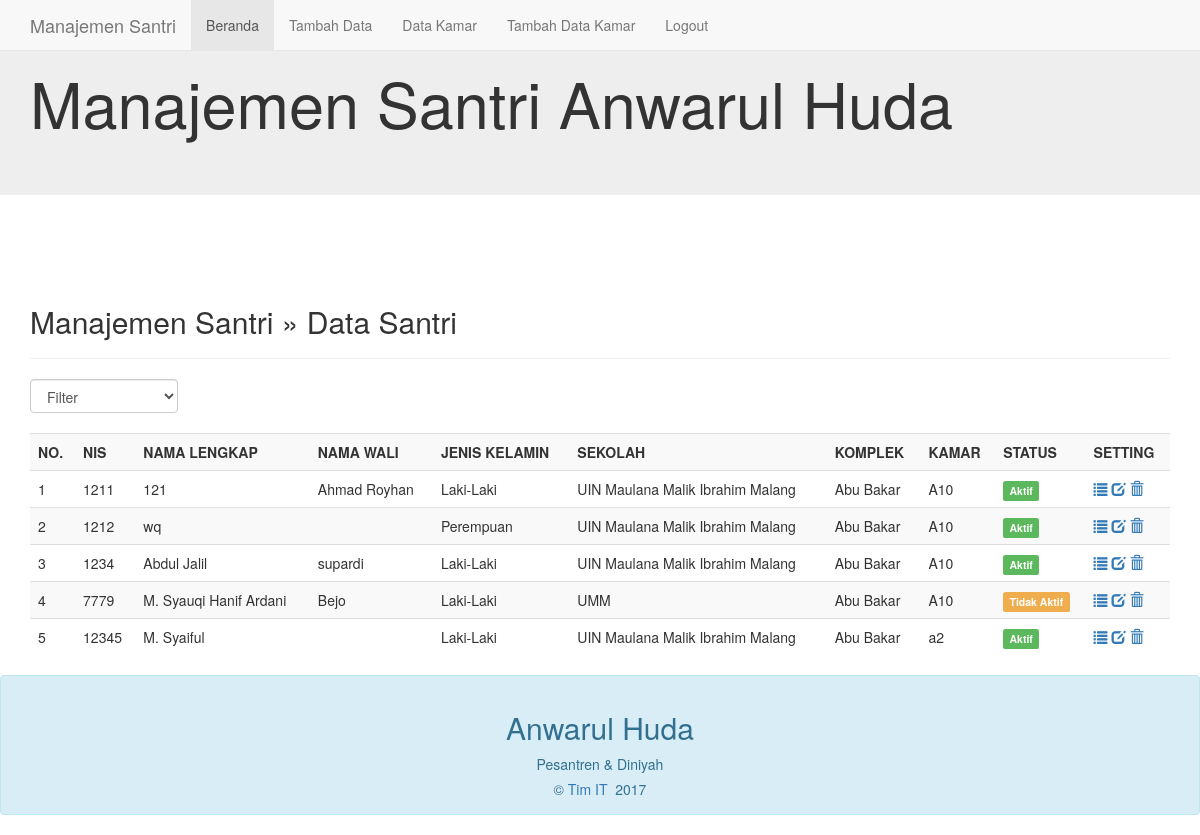
Page /index.php (signed in) on the earlier database version.
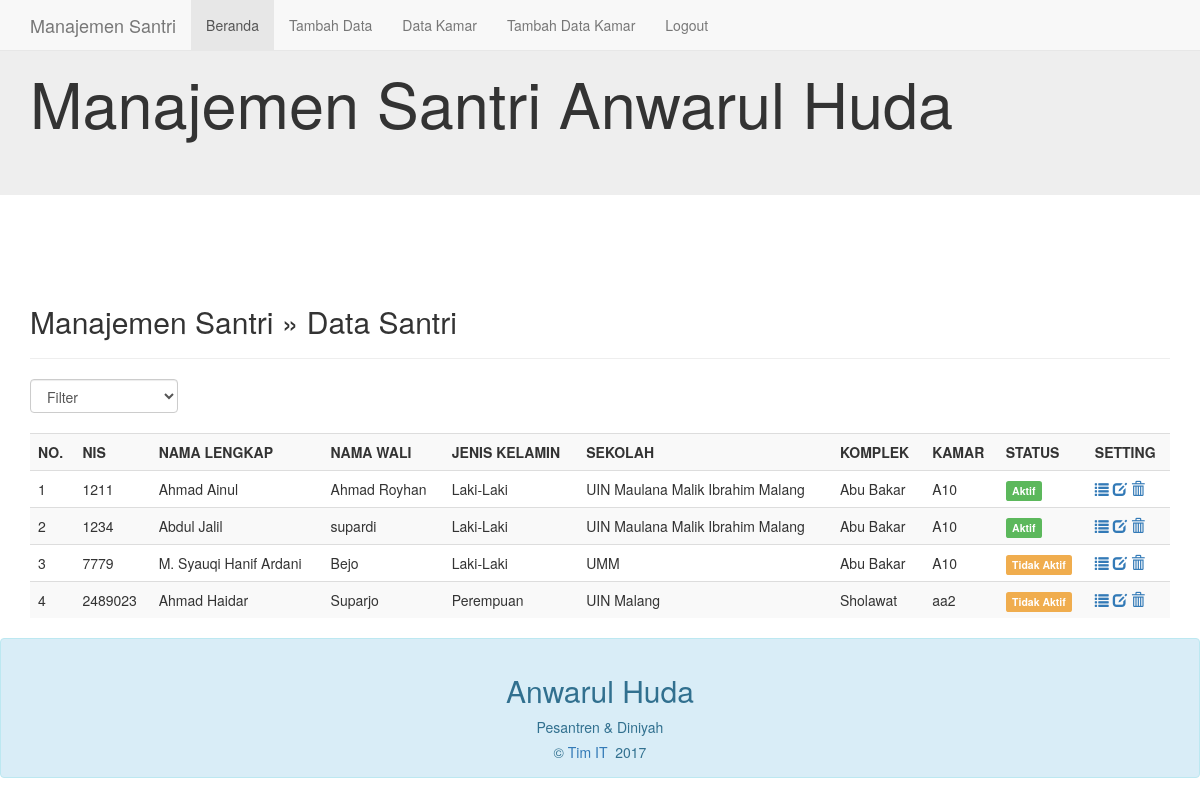
Same page on the later database version.
### tables this page shows
CREATE TABLE `santri` (
  `nis` int(11) NOT NULL,
  `nama` varchar(25) NOT NULL,
  `tempat_lahir` varchar(50) NOT NULL,
  `tanggal_lahir` date NOT NULL,
  `nama_wali` varchar(100) DEFAULT NULL,
  `telp` varchar(15) NOT NULL,
  `jenis_kelamin` varchar(20) NOT NULL,
  `sekolah` varchar(50) NOT NULL,
  `nama_komplek` varchar(100) NOT NULL,
  `kamar` varchar(3) NOT NULL,
  `provinsi` int(100) NOT NULL,
  `kota_atau_kabupaten` int(100) NOT NULL,
  `kecamatan` int(100) NOT NULL,
  `alamat` varchar(100) NOT NULL,
  `status` int(1) NOT NULL,
  `id_kec` int(11) NOT NULL
);

### index.php (the view, shortened to what this page needs)
<?php
include("koneksi.php");
?>
<!DOCTYPE html>
<html lang="en">
<head>
	<link href="css/bootstrap.min.css" rel="stylesheet">
</head>
<body>
	<header>
		<div class="jumbotron" >
			<div class="container" >
				<h1> Manajemen Santri Anwarul Huda</h1>
			</div>
		</div>
	</header>
	<nav class="navbar navbar-default navbar-fixed-top">
		<div class="container">
			<div class="navbar-header">
				<a class="navbar-brand hidden-xs hidden-sm" href="#">Manajemen Santri</a>
			</div>
			<div id="navbar" class="navbar-collapse collapse">
				<ul class="nav navbar-nav">
					<li class="active"><a href="index.php">Beranda</a></li>
					<li><a href="add.php">Tambah Data</a></li>
					<li><a href="datakamar.php">Data Kamar</a></li>
					<li><a href="add_kamar.php">Tambah Data Kamar</a></li>
					<li> <a href="logout.php" onclick="return confirm(\'Yakin Ingin Menghapus?\')">Logout</a></li>
				</ul>
			</div>
		</div>
	</nav>
	<div class="container">
		<div class="content">
			<h2>Manajemen Santri &raquo; Data Santri</h2>
			<hr />
			<form class="form-inline" method="get">
				<div class="form-group">
					<select name="urut" class="form-control" onchange="form.submit()">
						<option value="0">Filter</option>
						<?php $urut = (isset($_GET['urut']) ? strtolower($_GET['urut']) : NULL);  ?>
					</select>
				</div>
			</form>
			<br />
			<div class="table-responsive">
			<table class="table table-striped table-hover">
				<tr>
					<th>NO.</th>
					<th>NIS</th>
					<th>NAMA LENGKAP</th>
					<th>NAMA WALI</th>
					<th>JENIS KELAMIN</th>
					<th>SEKOLAH</th>
					<th>KOMPLEK</th>
					<th>KAMAR</th>
					<th>STATUS</th>
					<th>SETTING</th>
				</tr>
				<?php
				if($urut){
					$sql = mysqli_query($koneksi, "SELECT * FROM santri WHERE status='$urut' ORDER BY nis ASC");
				}else{
					$sql = mysqli_query($koneksi, "SELECT * FROM santri ORDER BY nis ASC");
				}
				if(mysqli_num_rows($sql) == 0){
					echo '<tr><td colspan="8">Tidak ada data.</td></tr>';
				}else{
					$no = 1;
					while($row = mysqli_fetch_assoc($sql)){
						echo '
						<tr>
							<td>'.$no.'</td>
							<td>'.$row['nis'].'</td>
							<td>'.$row['nama'].'</td>
							<td>'.$row['nama_wali'].'</td>
							<td>'.$row['jenis_kelamin'].'</td>
							<td>'.$row['sekolah'].'</td>
							<td>'.$row['nama_komplek'].'</td>
							<td>'.$row['kamar'].'</td>
							<td>';
							if($row['status'] == 1){
								echo '<span class="label label-success">Aktif</span>';
							}else{
								echo '<span class="label label-warning">Tidak Aktif</span>';
							}
						echo '
							</td>
							<td>
								<a href="profile.php?nis='.$row['nis'].'" title="Lihat Detail"><span class="glyphicon glyphicon-list" aria-hidden="true"></span></a>
								<a href="edit.php?nis='.$row['nis'].'" title="Rubah Data"><span class="glyphicon glyphicon-edit" aria-hidden="true"></span></a>
								<a href="index.php?aksi=delete&nis='.$row['nis'].'" title="Hapus Data" onclick="return confirm(\'Yakin Ingin Menghapus?\')"><span class="glyphicon glyphicon-trash" aria-hidden="true"></span></a>
							</td>
						</tr>
						';
						$no++;
					}
				}
				?>
			</table>
			</div>
		</div>
	</div>
	<div class="row-fluid">
			<div class="span12">
			  <div class="row-fluid">
				<div class="alert alert-info">
				  <h2 align="center">Anwarul Huda</h2>
				  <p class="text-info" align="center">Pesantren & Diniyah</p>
				  <p align="center">&copy; <a href="http://kureview">Tim IT </a>&nbsp<?php echo date("Y");?></p>
				</div>
			  </div>
			</div>
	</div>
</body>
</html>

### index.php (style rules this page uses)
.content { margin-top: 80px; }

Differences in the rows shown:
removed santri: nis "1212", nama "wq", jenis_kelamin "Perempuan", sekolah "UIN Maulana Malik Ibrahim Malang", nama_komplek "Abu Bakar", kamar "A10", status "Aktif"
removed santri: nis "12345", nama "M. Syaiful", jenis_kelamin "Laki-Laki", sekolah "UIN Maulana Malik Ibrahim Malang", nama_komplek "Abu Bakar", kamar "a2", status "Aktif"
changed santri "Ahmad Royhan": nama "121" → "Ahmad Ainul"
added santri: nis "2489023", nama "Ahmad Haidar", nama_wali "Suparjo", jenis_kelamin "Perempuan", sekolah "UIN Malang", nama_komplek "Sholawat", kamar "aa2", status "Tidak Aktif"
